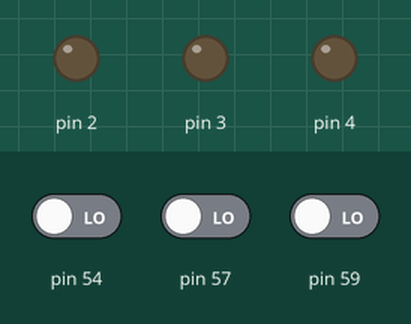
This sketch was run on a simulated Arduino Mega 2560, built with avr-gcc and run on an emulated ATmega2560. On the bench: output pins drawn as LEDs (lit = HIGH). The test bench sets the inputs (shaded band); at power-on: pin 54 LOW, pin 57 LOW, pin 59 LOW.

Above: at 4.8 s.
4.9 s: pin 54 driven HIGH
At 8.1 s:
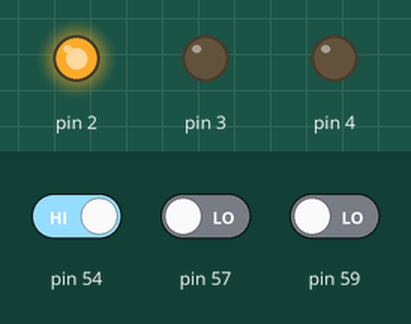
8.5 s: pin 57 driven HIGH
At 10.4 s:
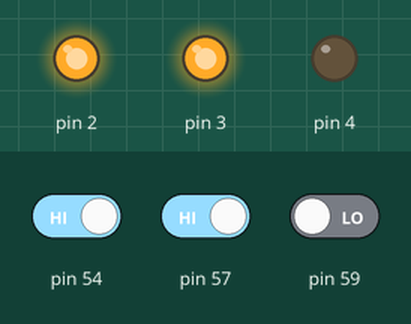
11.5 s: pin 59 driven HIGH
At 13.9 s:
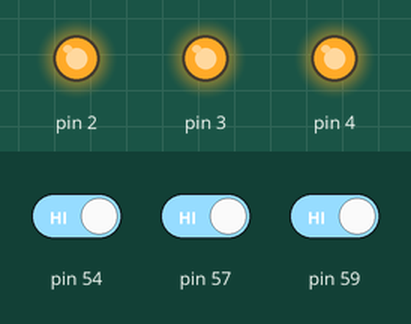
14.5 s: pin 54 driven LOW
At 15.4 s:
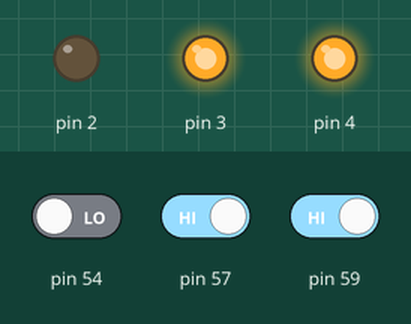
17.2 s: pin 57 driven LOW
At 19.7 s:
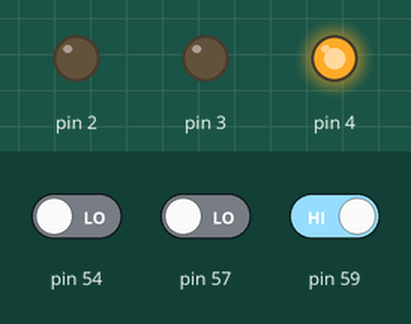
20.5 s: pin 54 driven HIGH
At 23.9 s:
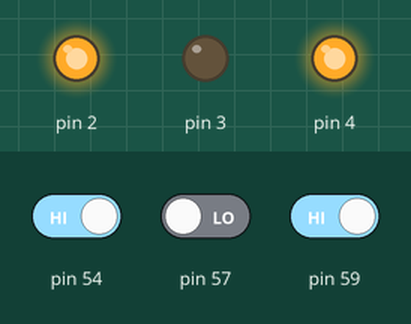
Timing chart, 0 to 25.4 s (numbered marks = the images above; inputs shaded):
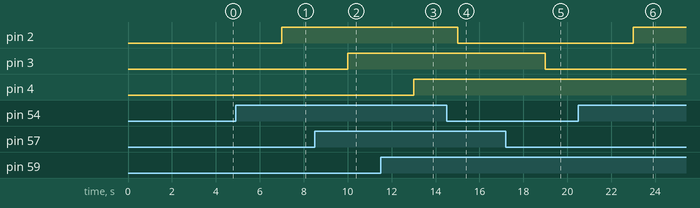

Measured:
- after the input at 4.9 s, pin 2: LOW → HIGH after 2.1 s
- after the input at 8.5 s, pin 3: LOW → HIGH after 1.5 s
- after the input at 11.5 s, pin 4: LOW → HIGH after 1.5 s
- after the input at 14.5 s, pin 2: HIGH → LOW after 0.50 s
- after the input at 17.2 s, pin 3: HIGH → LOW after 1.8 s
- after the input at 20.5 s, pin 2: LOW → HIGH after 2.5 s

The sketch:

TC103_Interrupteur_marche_arret_retard.ino
```cpp
#include <Controllino.h>
#include <SPI.h>

//
// Tâche : TC103_Interrupteur_marche_arret_retard
//

// Définition des variables
int iDelai = 1000;

//
// Configuration
//
void setup() {
  // Définir les broches en tant qu'entrées ou sorties
  pinMode(CONTROLLINO_A0, INPUT);
  pinMode(CONTROLLINO_A3, INPUT);
  pinMode(CONTROLLINO_A5, INPUT);
  pinMode(CONTROLLINO_D0, OUTPUT);
  pinMode(CONTROLLINO_D1, OUTPUT);
  pinMode(CONTROLLINO_D2, OUTPUT);
}

//
// Boucle
//
void loop() {
  // Interrupteur_marche_retard

  if (digitalRead(CONTROLLINO_A0)) {
    delay(iDelai);
    digitalWrite(CONTROLLINO_D0, HIGH);
  } else {
    digitalWrite(CONTROLLINO_D0, LOW);
  }

  // Interrupteur_arret_retard

  if (digitalRead(CONTROLLINO_A3)) {
    digitalWrite(CONTROLLINO_D1, HIGH);
  } else {
    delay(iDelai);
    digitalWrite(CONTROLLINO_D1, LOW);
  }

  // Interrupteur_arret_retard_avec_delai

  if (digitalRead(CONTROLLINO_A5)) {
    delay(iDelai);
    digitalWrite(CONTROLLINO_D2, HIGH);
  } else {
    delay(iDelai);
    digitalWrite(CONTROLLINO_D2, LOW);
  }
}
```
